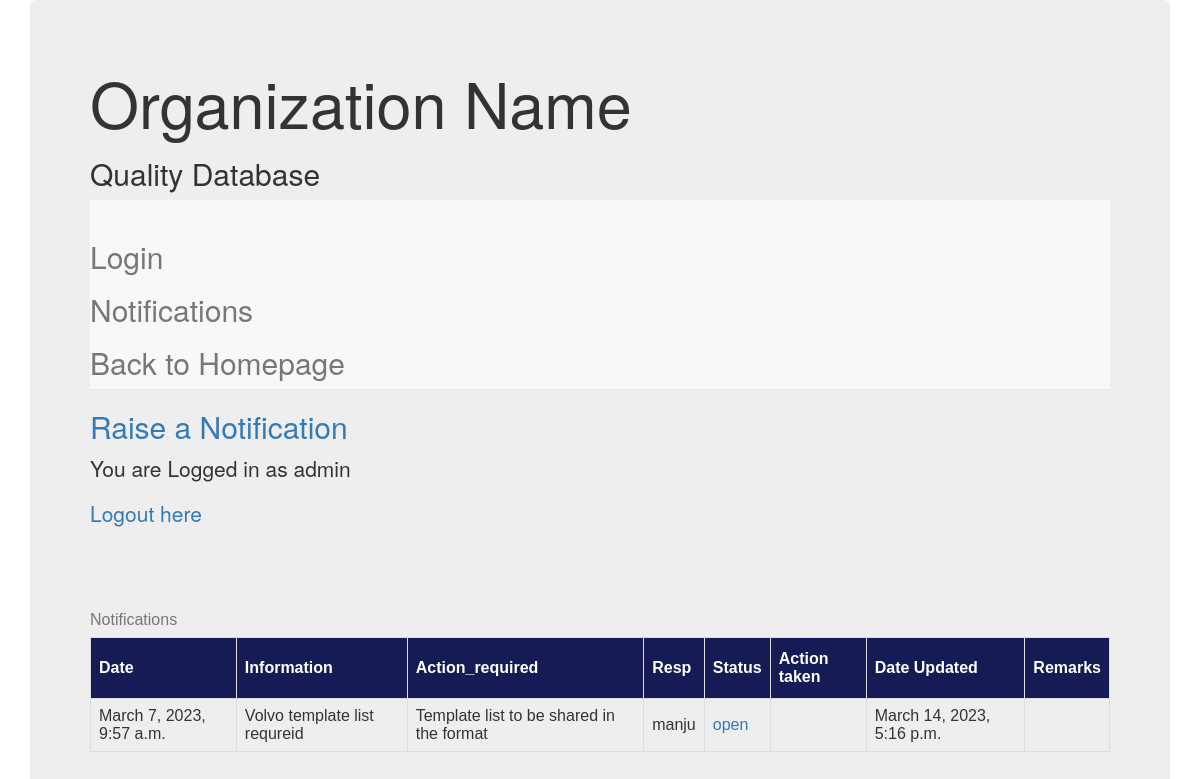
Screenshot of /index (signed in) with the database file from the repository.
### Notifications/models.py (models this page shows, shortened)
class notification(models.Model):
    date = models.DateTimeField(default=now, editable=False)
    Information =models.CharField(max_length=256)
    photo=models.FileField(blank=True,upload_to='Notifications/')
    Action_required = models.CharField(max_length=256)
    Action_taken = models.TextField(blank=True,null=True)
    Action_date = models.DateTimeField(auto_now=True, editable=False)
    Raised_by=models.CharField(max_length=256)
    Resp = models.ForeignKey(User,on_delete=models.SET_NULL,null=True,blank=True)
    status_choices =(("open", "open"),("closed","closed"))
    Status=models.CharField(max_length=256,choices = status_choices,default ="open",null=True,blank=True )
    Remarks = models.CharField(max_length=256,blank=True)

### Notifications/views.py (the view)
# urls.py: path('index',views.NotificationListView.as_view(), name='index'),
class NotificationListView(LoginRequiredMixin,ListView):
    context_object_name='notify'
    model = models.notification
    template_name= 'notification.html'
    def get_queryset(self):
        if self.request.user.is_superuser:
            return(models.notification.objects.all())
        else:
            return (models.notification.objects.filter(Resp=self.request.user))

### templates/notification.html (shortened to what this page needs)
<html lang="en" dir="ltr">
  <head>
    <link rel="stylesheet" href="https://maxcdn.bootstrapcdn.com/bootstrap/3.3.7/css/bootstrap.min.css"
  </head>
  <body>
    <div class="container">
    <div class="jumbotron">
          <h1>Organization Name </h1>
	<h2>Quality Database </h2>
      <nav class="navbar navbar-default navbar-static-top"
      <ul  class="nav navbar-nav"><br>
    <h2><a class="navbar-link", href="{% url "admin:index" %}">Login</a></h2>
	  <h2><a class="navbar-link", href="{% url "index" %}">Notifications</a></h2>
    <h2><a class="navbar-link", href="{% url "home" %}">Back to Homepage</a></h2>
      </nav>
<h2><a class="navbar-link", href="{% url "create" %}">Raise a Notification</a></h2>
{% if user.is_authenticated %}
<p>You are Logged in as {{user.get_username}}</p>
<p><a href="{% url 'logout' %}?next={{request.path}}">Logout here</a></p>
<br> <br><br>
{% else %}
<p>You are not Logged in</p>
<p></p><a href="{% url 'login' %}?next={{request.path}}">Login here</a></p>
{% endif %}
         {% if notify %}
         <table id="customers">
             <caption>Notifications</caption>
            <thead>
              <th>Date</th>
              <th>Information</th>
              <th>Action_required</th>
			         <th>Resp</th>
                <th>Status</th>
                <th>Action taken</th>
                <th>Date Updated</th>
				        <th>Remarks</th>
           </thead>
              {% for n in notify %}
               {% if n.Status == "open" %}
             <tr>
               <td> {{n.date}}
               <td>{{n.Information}}</td>
                <td>{{n.Action_required}}</td>
			      	<td>{{n.Resp}}</td>
               <td><a href="/update/{{n.id}}">{{n.Status}}</a></td>
               <td>{{n.Action_taken}}</a></td>
               <td>{{n.Action_date}}</a></td>
			        <td>{{n.Remarks}}</td>
             </tr>
              {% endif %}
             {% endfor %}
         </table>
          {% else %}
        <p>No pending Notifications</p>
      {% endif %}

### templates/notification.html (style rules this page uses)
#customers { font-family: Arial, Helvetica, sans-serif; border-collapse: collapse; width: 100%; }
#customers td, #customers th { border: 1px solid #ddd; padding: 8px; }
#customers th { padding-top: 12px; padding-bottom: 12px; text-align: left; background-color: #151B54; color: white; }

### rows the page displays
notification: date "March 7, 2023, 9:57 a.m.", Information "Volvo template list requreid", Action_required "Template list to be shared in the format", Resp "manju", Status "open", Action_date "March 14, 2023, 5:16 p.m."

### other values shown
{{ user.get_username }} "admin"
